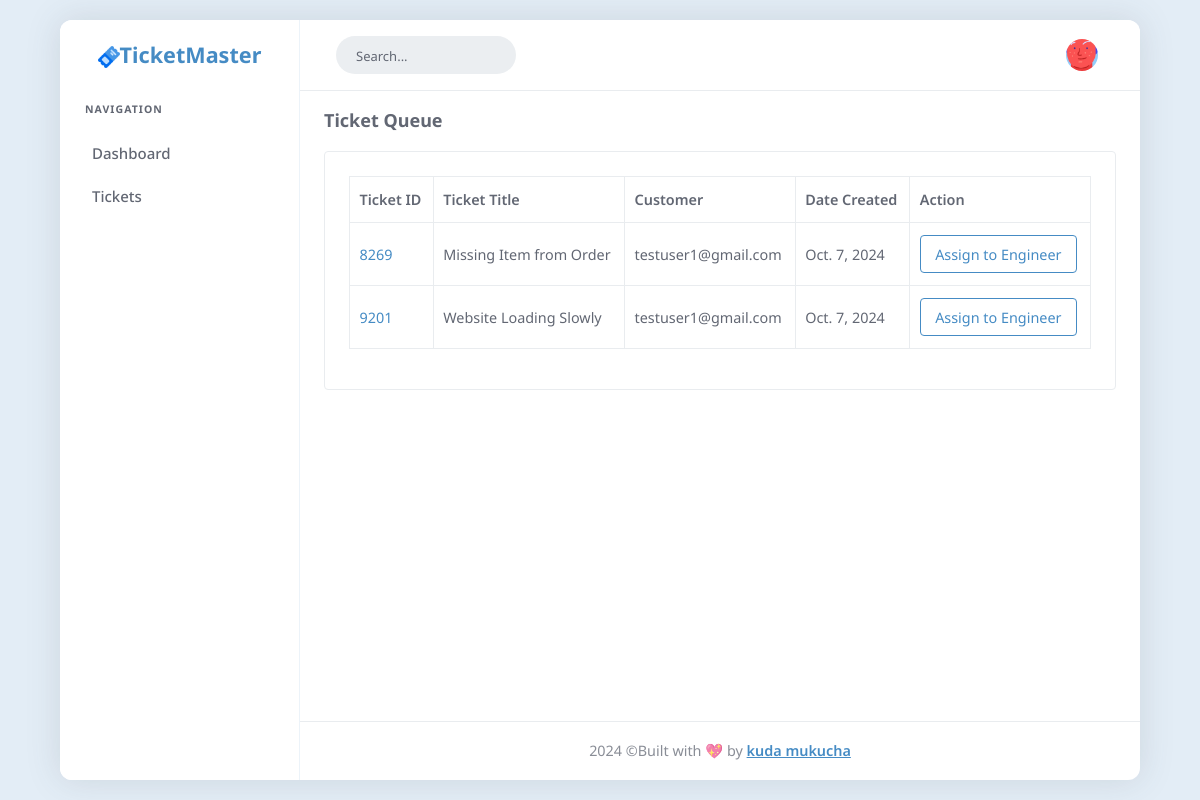
The app's page /ticket/ticket-queue/ with its own data.
### ticket/models.py (models this page shows, shortened)
class Ticket(models.Model):
    STATUS_CHOICES =[
        ('Active','Active'),
        ('Pending','Pending'),
        ('Resolved','Resolved')
    ]
    SEVERITY_CHOICES =[
        ('High','High'),
        ('Low','Low')
    ]
    customer = models.ForeignKey(User,on_delete=models.CASCADE,related_name='customer_tickets')
    engineer = models.ForeignKey(User,on_delete=models.DO_NOTHING,related_name='engineer_tickets',null=True)
    ticket_id = models.CharField(max_length=20,unique=True)
    title = models.CharField(max_length=50)
    description = models.TextField()
    status = models.CharField(max_length=20,choices=STATUS_CHOICES,default='Pending')
    created = models.DateTimeField(auto_now_add=True)
    updated = models.DateTimeField(auto_now=True)
    is_resolved = models.BooleanField(default=False)
    severity = models.CharField(max_length=5,choices=SEVERITY_CHOICES,default='Low')
    is_assigned_to_engineer= models.BooleanField(default=False)
    resolution_steps = models.TextField(blank=True,null=True)

### accounts/models.py (models this page shows)
class User(AbstractUser):
    is_customer = models.BooleanField(default=False)
    is_engineer = models.BooleanField(default=False)
    email = models.EmailField(unique=True)

### ticket/views.py (the view)
# urls.py: path('ticket-queue/',views.ticket_queue,name='ticket-queue'),
def ticket_queue(request):
    tickets = Ticket.objects.filter(is_assigned_to_engineer=False)
    return render(request,'ticket/ticket-queue.html',{'tickets':tickets})

### templates/ticket/ticket-queue.html
{%extends 'dashboard/base.html'%}
{%load static%}
{%block content%}
<div class="page-container">
    <div class="page-title-box">
        <div class="d-flex align-items-sm-center flex-sm-row flex-column gap-2">
            <div class="flex-grow-1">
                <h4 class="font-18 mb-0">Ticket Queue</h4>
            </div>
        </div>
    </div>
    <div class="row">
        <div class="col-12">
            <div class="card">
                {%if tickets%}
                <div class="card-body pt-2">
                    <table id="responsive-datatable" class="mt-3 table table-bordered table-bordered dt-responsive nowrap" style="border-collapse: collapse; border-spacing: 0; width: 100%;">
                        <thead>
                            <tr>
                                <th>Ticket ID</th>
                                <th>Ticket Title</th>
                                <th>Customer</th>
                                <th>Date Created</th>
                                <th>Action</th>
                            </tr>
                        </thead>
                        <tbody>
                            {%for ticket in tickets%}
                            <tr>
                                <td><a href="{%url 'ticket:ticket-details' ticket.ticket_id%}">{{ticket.ticket_id}}</a></td>
                                <td>{{ticket.title}}</td>
                                <td>{{ticket.customer}}</td>
                                <td>{{ticket.created | date}}</td>
                                <td> <a href="{%url 'ticket:assign-ticket' ticket.ticket_id%}" class="btn btn-outline-primary">Assign to Engineer</a></td>
                            </tr>
                            {%endfor%}
                        </tbody>
                    </table>
                </div>
                {%else%}
                <div class="alert alert-secondary d-flex align-items-center pt-2" role="alert">
                    <iconify-icon icon="solar:bicycling-round-bold-duotone" class="font-20 me-1"></iconify-icon>
                    <div class="lh-1"> No tickets in the queue at the moment!</div>
                </div>
                {%endif%}
            </div>
        </div>
    </div>
</div>
{%endblock%}

### records on screen
Ticket: ticket_id "8269", title "Missing Item from Order", customer "testuser1@gmail.com", created "Oct. 7, 2024"
Ticket: ticket_id "9201", title "Website Loading Slowly", customer "testuser1@gmail.com", created "Oct. 7, 2024"
